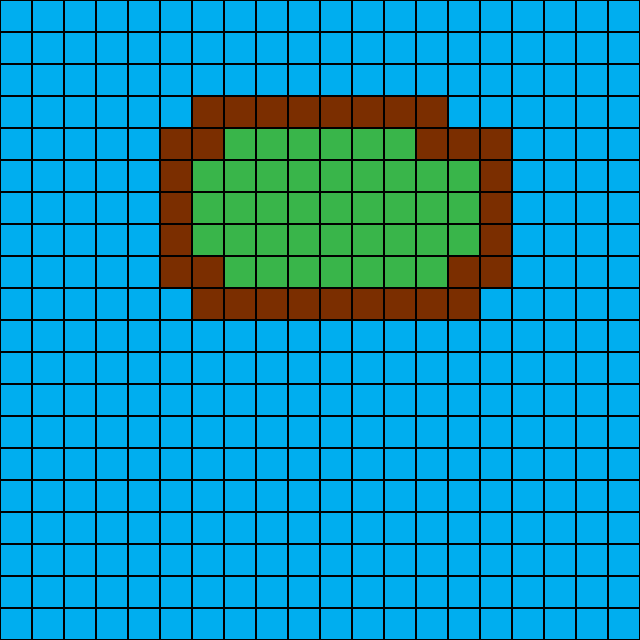

Below is a game level as drawn by its tile map, then a one-line description and the .tmx that defines it (tile-layer data replaced by summaries):
An orthogonal 20x20 tile map with 32x32 px tiles, 5 tile layers (empty, water, grass, dirt, ...) and 6 objects.

<map version="1.4" tiledversion="1.4.1" orientation="orthogonal" renderorder="right-down" width="20" height="20" tilewidth="32" tileheight="32" infinite="0" nextlayerid="9" nextobjectid="7">
 <tileset firstgid="1" source="mixed.tsx" />
 <layer id="8" name="empty" width="20" height="20">
  <data>[400 cells, 0 non-empty, 0 distinct tile ids]</data>
 </layer>
 <layer id="1" name="water" width="20" height="20">
  <data>[400 cells, 400 non-empty, 1 distinct tile ids]</data>
 </layer>
 <layer id="2" name="grass" width="20" height="20">
  <data>[400 cells, 40 non-empty, 1 distinct tile ids]</data>
 </layer>
 <layer id="3" name="dirt" width="20" height="20">
  <data>[400 cells, 32 non-empty, 1 distinct tile ids]</data>
 </layer>
 <objectgroup id="5" name="objects">
  <object id="1" gid="1" x="64" y="160" width="32" height="32" />
  <object id="2" gid="1" x="64" y="128" width="32" height="32" />
  <object id="3" gid="1" x="96" y="128" width="32" height="32" />
  <object id="4" gid="1" x="96" y="160" width="32" height="32" />
  <object id="5" gid="1" x="384" y="224" width="32" height="32" />
  <object id="6" gid="1" x="384" y="256" width="32" height="32" />
 </objectgroup>
 <layer id="7" name="empty2" width="20" height="20">
  <data>[400 cells, 0 non-empty, 0 distinct tile ids]</data>
 </layer>
</map>